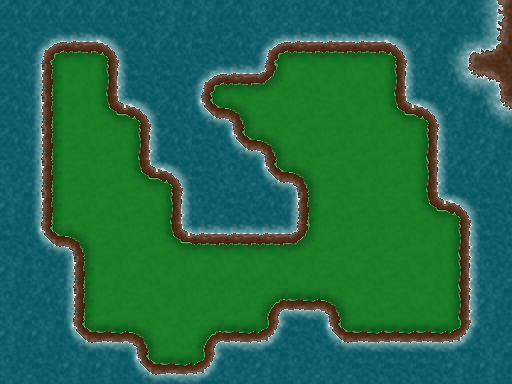

The image is a tile-based game level rendered from a .tmx file. Its description and complete source (layers, tilesets, objects, tile grids) follow:
An orthogonal 16x12 tile map with 32x32 px tiles, 1 tile layer (map) and 9 objects (9x Coin).

<map version="1.0" orientation="orthogonal" width="16" height="12" tilewidth="32" tileheight="32">
 <tileset firstgid="1" name="tiles" tilewidth="32" tileheight="32">
  <image source="../images/ocean.png" width="256" height="256" />
  <tile id="0">
   <properties>
    <property name="wall" value="1" />
   </properties>
  </tile>
  <tile id="1">
   <properties>
    <property name="wall" value="1" />
   </properties>
  </tile>
  <tile id="2">
   <properties>
    <property name="wall" value="1" />
   </properties>
  </tile>
  <tile id="3">
   <properties>
    <property name="wall" value="1" />
   </properties>
  </tile>
 </tileset>
 <layer name="map" width="16" height="12">
  <data>
   <tile gid="2" />
   <tile gid="2" />
   <tile gid="2" />
   <tile gid="2" />
   <tile gid="3" />
   <tile gid="4" />
   <tile gid="4" />
   <tile gid="2" />
   <tile gid="1" />
   <tile gid="1" />
   <tile gid="2" />
   <tile gid="3" />
   <tile gid="4" />
   <tile gid="2" />
   <tile gid="2" />
   <tile gid="10" />
   <tile gid="2" />
   <tile gid="40" />
   <tile gid="41" />
   <tile gid="37" />
   <tile gid="2" />
   <tile gid="2" />
   <tile gid="3" />
   <tile gid="2" />
   <tile gid="40" />
   <tile gid="41" />
   <tile gid="41" />
   <tile gid="41" />
   <tile gid="37" />
   <tile gid="4" />
   <tile gid="6" />
   <tile gid="14" />
   <tile gid="2" />
   <tile gid="44" />
   <tile gid="36" />
   <tile gid="42" />
   <tile gid="3" />
   <tile gid="3" />
   <tile gid="40" />
   <tile gid="41" />
   <tile gid="48" />
   <tile gid="33" />
   <tile gid="36" />
   <tile gid="33" />
   <tile gid="42" />
   <tile gid="1" />
   <tile gid="5" />
   <tile gid="13" />
   <tile gid="2" />
   <tile gid="44" />
   <tile gid="36" />
   <tile gid="45" />
   <tile gid="37" />
   <tile gid="2" />
   <tile gid="39" />
   <tile gid="47" />
   <tile gid="35" />
   <tile gid="34" />
   <tile gid="35" />
   <tile gid="36" />
   <tile gid="45" />
   <tile gid="37" />
   <tile gid="4" />
   <tile gid="5" />
   <tile gid="2" />
   <tile gid="44" />
   <tile gid="35" />
   <tile gid="34" />
   <tile gid="42" />
   <tile gid="2" />
   <tile gid="3" />
   <tile gid="39" />
   <tile gid="47" />
   <tile gid="33" />
   <tile gid="34" />
   <tile gid="34" />
   <tile gid="34" />
   <tile gid="42" />
   <tile gid="1" />
   <tile gid="4" />
   <tile gid="1" />
   <tile gid="44" />
   <tile gid="35" />
   <tile gid="34" />
   <tile gid="45" />
   <tile gid="37" />
   <tile gid="3" />
   <tile gid="1" />
   <tile gid="39" />
   <tile gid="47" />
   <tile gid="35" />
   <tile gid="36" />
   <tile gid="34" />
   <tile gid="42" />
   <tile gid="2" />
   <tile gid="2" />
   <tile gid="4" />
   <tile gid="44" />
   <tile gid="34" />
   <tile gid="33" />
   <tile gid="35" />
   <tile gid="42" />
   <tile gid="1" />
   <tile gid="3" />
   <tile gid="2" />
   <tile gid="44" />
   <tile gid="33" />
   <tile gid="35" />
   <tile gid="35" />
   <tile gid="45" />
   <tile gid="37" />
   <tile gid="3" />
   <tile gid="3" />
   <tile gid="39" />
   <tile gid="47" />
   <tile gid="35" />
   <tile gid="34" />
   <tile gid="45" />
   <tile gid="41" />
   <tile gid="41" />
   <tile gid="41" />
   <tile gid="48" />
   <tile gid="34" />
   <tile gid="34" />
   <tile gid="34" />
   <tile gid="36" />
   <tile gid="42" />
   <tile gid="3" />
   <tile gid="4" />
   <tile gid="1" />
   <tile gid="44" />
   <tile gid="36" />
   <tile gid="33" />
   <tile gid="36" />
   <tile gid="33" />
   <tile gid="33" />
   <tile gid="33" />
   <tile gid="36" />
   <tile gid="35" />
   <tile gid="33" />
   <tile gid="35" />
   <tile gid="36" />
   <tile gid="42" />
   <tile gid="1" />
   <tile gid="1" />
   <tile gid="2" />
   <tile gid="44" />
   <tile gid="34" />
   <tile gid="35" />
   <tile gid="36" />
   <tile gid="34" />
   <tile gid="34" />
   <tile gid="46" />
   <tile gid="43" />
   <tile gid="47" />
   <tile gid="33" />
   <tile gid="35" />
   <tile gid="33" />
   <tile gid="42" />
   <tile gid="4" />
   <tile gid="4" />
   <tile gid="4" />
   <tile gid="39" />
   <tile gid="43" />
   <tile gid="47" />
   <tile gid="33" />
   <tile gid="46" />
   <tile gid="43" />
   <tile gid="38" />
   <tile gid="3" />
   <tile gid="39" />
   <tile gid="43" />
   <tile gid="43" />
   <tile gid="43" />
   <tile gid="38" />
   <tile gid="1" />
   <tile gid="1" />
   <tile gid="3" />
   <tile gid="4" />
   <tile gid="4" />
   <tile gid="39" />
   <tile gid="43" />
   <tile gid="38" />
   <tile gid="1" />
   <tile gid="4" />
   <tile gid="1" />
   <tile gid="1" />
   <tile gid="3" />
   <tile gid="3" />
   <tile gid="3" />
   <tile gid="4" />
   <tile gid="4" />
  </data>
 </layer>
 <objectgroup name="Coins" width="16" height="12">
  <object name="Coin" gid="63" x="288" y="160" />
  <object name="Coin" gid="63" x="320" y="96" />
  <object name="Coin" gid="63" x="320" y="256" />
  <object name="Coin" gid="63" x="64" y="192" />
  <object name="Coin" gid="63" x="64" y="96" />
  <object name="Coin" gid="63" x="192" y="288" />
  <object name="Coin" gid="63" x="160" y="352" />
  <object name="Coin" gid="63" x="416" y="320" />
  <object name="Coin" gid="63" x="96" y="256" />
 </objectgroup>
</map>
